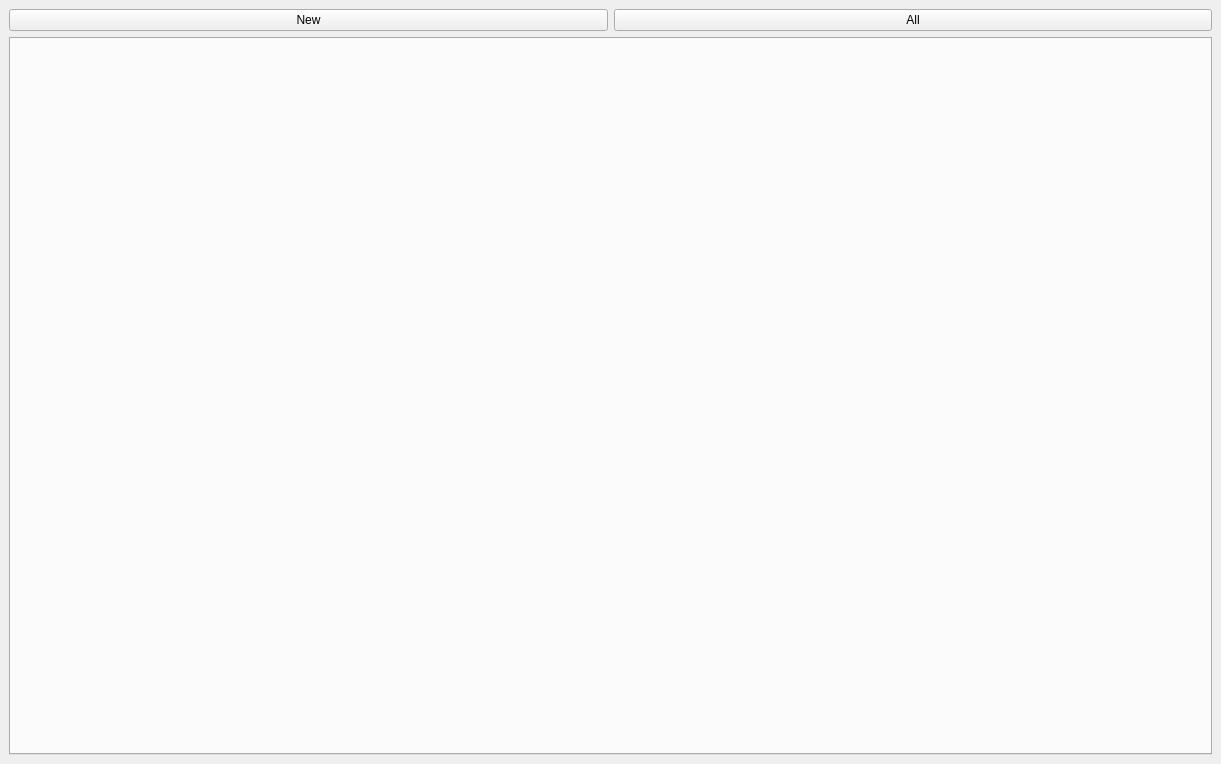
<?xml version="1.0" encoding="UTF-8"?>
<ui version="4.0">
 <class>MainWindow</class>
 <widget class="QMainWindow" name="MainWindow">
  <property name="geometry">
   <rect>
    <x>0</x>
    <y>0</y>
    <width>1221</width>
    <height>764</height>
   </rect>
  </property>
  <property name="windowTitle">
   <string>MainWindow</string>
  </property>
  <property name="locale">
   <locale language="English" country="UnitedStates"/>
  </property>
  <widget class="QWidget" name="centralwidget">
   <layout class="QVBoxLayout" name="verticalLayout">
    <item>
     <layout class="QHBoxLayout" name="horizontalLayout">
      <item>
       <widget class="QPushButton" name="newButton">
        <property name="text">
         <string>New</string>
        </property>
       </widget>
      </item>
      <item>
       <widget class="QPushButton" name="allButton">
        <property name="text">
         <string>All</string>
        </property>
       </widget>
      </item>
     </layout>
    </item>
    <item>
     <widget class="QTabWidget" name="tabWidget">
      <property name="currentIndex">
       <number>-1</number>
      </property>
     </widget>
    </item>
   </layout>
  </widget>
  <widget class="QMenuBar" name="menubar">
   <property name="geometry">
    <rect>
     <x>0</x>
     <y>0</y>
     <width>1221</width>
     <height>23</height>
    </rect>
   </property>
  </widget>
 </widget>
 <resources/>
 <connections/>
</ui>
